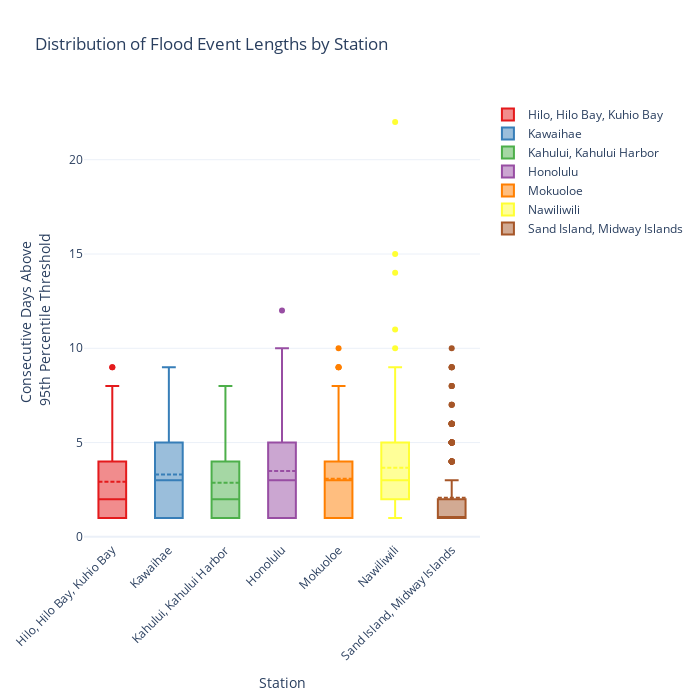

Notebook source saved alongside this figure:
### Markdown cell above
## Examine the distribution through box plots
Here we seek the answer the question: how common is it to have XX number of consecutive days above a given threshold?

### Code cell
import plotly.graph_objects as go
import seaborn as sns

# Use the Seaborn "Set1" palette
palette = sns.color_palette("Set1", n_colors=8)
colors = [f"rgba({int(r*255)}, {int(g*255)}, {int(b*255)}, 0.5)" for r, g, b in palette]  # 0.5 for 50% transparency

# Convert the flood_events dictionary into a format suitable for Plotly
data = []

for color, (station, events) in zip(colors, flood_events.items()):
    event_lengths = [e['length'] for e in events]
    data.append(go.Box(
        y=event_lengths,
        name=station,
        boxmean=True,  # To show the mean line
        boxpoints='outliers',  # Show only outliers as points
        line=dict(width=2, color=color.replace("0.5", "1")),  # Use solid color for the box outline
        fillcolor=color,  # Use the Seaborn color with transparency
        marker=dict(color=color.replace("0.5", "1"))  # Use solid color for markers
    ))

# Create the figure
fig = go.Figure(data=data)

# Update layout
fig.update_layout(
    
    title="Distribution of Flood Event Lengths by Station",
    yaxis_title=f"Consecutive Days Above <br>{percentile}th Percentile Threshold",
    xaxis_title="Station",
    xaxis_tickangle=-45,  # Rotate station names
    template="plotly_white",  # Use a white background template for clarity
    width=700, height=700  # Set the figure size
)

# Show the interactive plot
fig.show()

### Figure 1 — Plotly figure (JSON) as saved in the notebook; plotly's stock layout.template omitted (floating-point values rounded to 4 significant figures; data arrays with more than 128 entries replaced by an {"elided": "..."} marker saying what was removed)
{"data": [{"boxmean": true, "boxpoints": "outliers", "fillcolor": "rgba(228, 26, 28, 0.5)", "line": {"color": "rgba(228, 26, 28, 1)", "width": 2}, "marker": {"color": "rgba(228, 26, 28, 1)"}, "name": "Hilo, Hilo Bay, Kuhio Bay", "type": "box", "y": {"elided": "259 int values"}}, {"boxmean": true, "boxpoints": "outliers", "fillcolor": "rgba(55, 126, 184, 0.5)", "line": {"color": "rgba(55, 126, 184, 1)", "width": 2}, "marker": {"color": "rgba(55, 126, 184, 1)"}, "name": "Kawaihae", "type": "box", "y": {"elided": "191 int values"}}, {"boxmean": true, "boxpoints": "outliers", "fillcolor": "rgba(77, 175, 74, 0.5)", "line": {"color": "rgba(77, 175, 74, 1)", "width": 2}, "marker": {"color": "rgba(77, 175, 74, 1)"}, "name": "Kahului, Kahului Harbor", "type": "box", "y": {"elided": "264 int values"}}, {"boxmean": true, "boxpoints": "outliers", "fillcolor": "rgba(152, 78, 163, 0.5)", "line": {"color": "rgba(152, 78, 163, 1)", "width": 2}, "marker": {"color": "rgba(152, 78, 163, 1)"}, "name": "Honolulu", "type": "box", "y": {"elided": "219 int values"}}, {"boxmean": true, "boxpoints": "outliers", "fillcolor": "rgba(255, 127, 0, 0.5)", "line": {"color": "rgba(255, 127, 0, 1)", "width": 2}, "marker": {"color": "rgba(255, 127, 0, 1)"}, "name": "Mokuoloe", "type": "box", "y": {"elided": "243 int values"}}, {"boxmean": true, "boxpoints": "outliers", "fillcolor": "rgba(255, 255, 51, 0.5)", "line": {"color": "rgba(255, 255, 51, 1)", "width": 2}, "marker": {"color": "rgba(255, 255, 51, 1)"}, "name": "Nawiliwili", "type": "box", "y": {"elided": "209 int values"}}, {"boxmean": true, "boxpoints": "outliers", "fillcolor": "rgba(166, 86, 40, 0.5)", "line": {"color": "rgba(166, 86, 40, 1)", "width": 2}, "marker": {"color": "rgba(166, 86, 40, 1)"}, "name": "Sand Island, Midway Islands", "type": "box", "y": {"elided": "368 int values"}}], "layout": {"height": 700, "title": {"text": "Distribution of Flood Event Lengths by Station"}, "width": 700, "xaxis": {"tickangle": -45, "title": {"text": "Station"}}, "yaxis": {"title": {"text": "Consecutive Days Above <br>95th Percentile Threshold"}}}}
